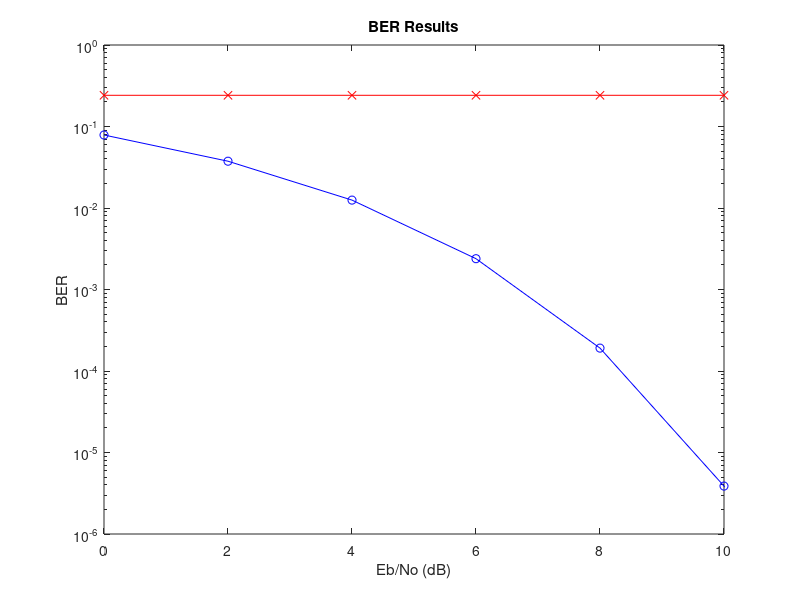
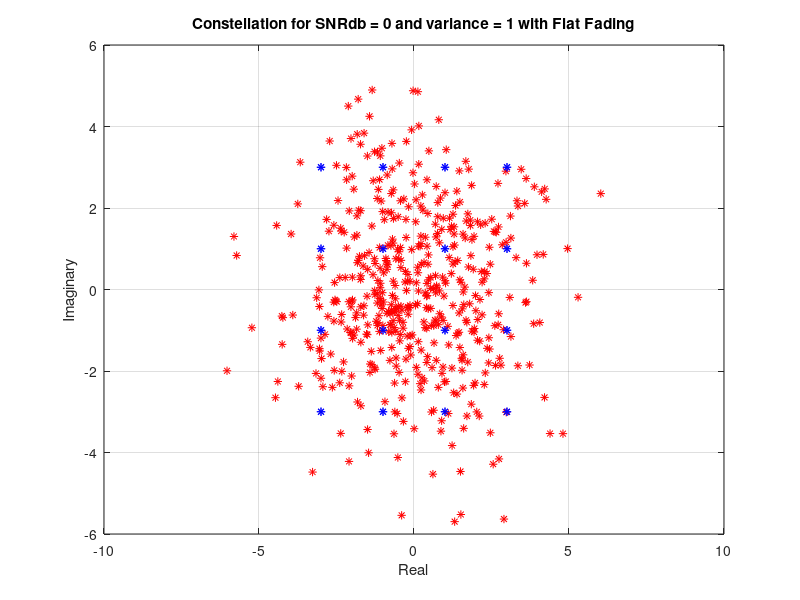
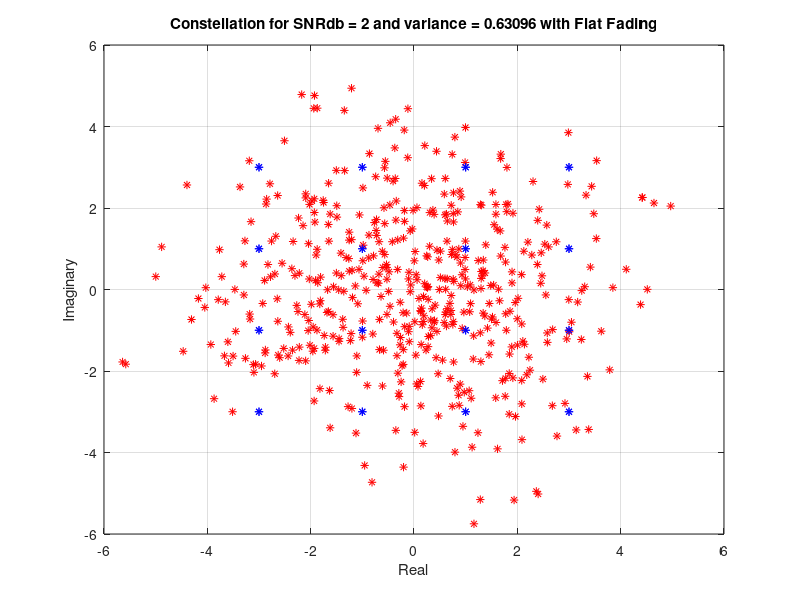
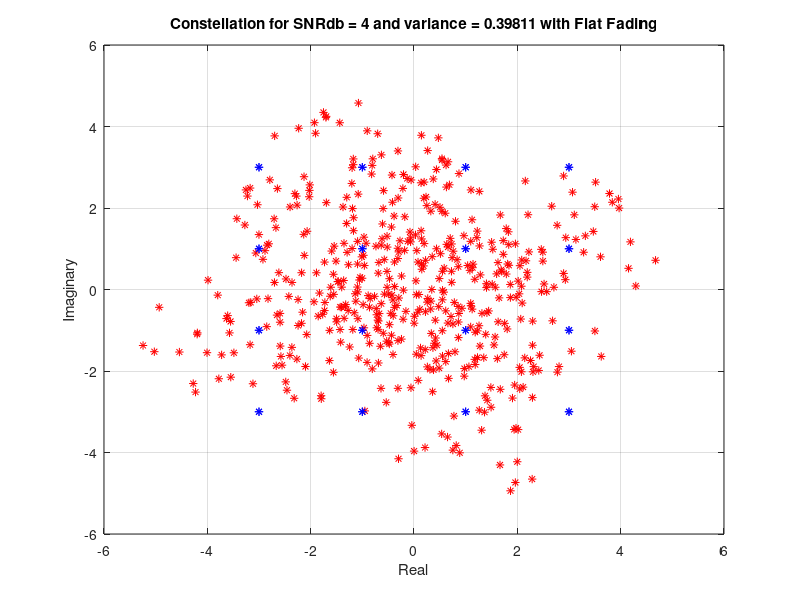

Here is the MATLAB script that generated these plots, in order:
%mPSK modulation

clc;
clear all;
close all;

Rb = 1000; %bit rate
Tb = 1/Rb; %period of bits
Eb = 1; %Power of bit
m = 2; % PSK modulation 

T_flat_fading = 1; %Period of flat fading channel
%We declare the type of channel(s)
%'MRC' for Maximum Ratio Combining
%'MIMO' for Multiple Input-Multiple Output
Flat_fading = 'MIMO';

m_PSK = [2 4 8 16];
modulation = 'QAM'; %The type of the modulation 'PSK' or '16-QAM'

%execute for all PSK modulations (2,4,8,16)
% for(PSK=1:1:length(m_PSK))
%     m = m_PSK(PSK)
    
    
N = 2000; %number of bit in the input
num_of_slots = ceil(N/Rb);
bits = randi([0 1],1,N); %random 0s and 1s with equal probability 
Ts = Tb*log2(m); %period of symbols
Rs = 1/Ts; %Symbol Rate
OS = 1; %OVERSAMPLING rate

Ps = N*Eb; %total power of all bits-symbols
SNR_db = [0:2:12]; %SNR in db

%variance and SNRlinear for each SNRdb
for n=1:length(SNR_db)
    SNR(n) = 10.^(SNR_db(n)/10);
    variance(n) = 1/SNR(n);
    N0(n) = 2*variance(n);
end

%contellation look up tables
%lut(n) contains the complex number
%and lut_b(n) contains lut(n)'s 
%binary encoding
if modulation == 'PSK'
    if m == 2
        lut = [1 -1];
        lut_b = [1 ; 0];
    elseif m == 4
        lut = [1+1i -1+1i -1-1i 1-1i];
        dec = [0:1:m-1];
        lut_b = de2bi(dec,'left-msb');
    else
        %find the phase of the modulation
        %then create polar coordinates
        %convert them to cartesian and 
        %finally create mPSK constelation 
        phase = 2*pi/m;
        theta = [0:phase:2*pi];
        r = sqrt(Eb);
        [x1,y1] = pol2cart(theta,r);
        lut = [x1 + y1*1i];
        dec = [0:1:m-1];
        lut_b = de2bi(dec,'left-msb');

    end
 elseif modulation == 'QAM'
    m = 16;
    Ts = Tb*log2(m); 
    Rs = 1/Ts; 
    dec = [0:1:15];
    lut(1) = [-3*sqrt(Eb) + 3*sqrt(Eb)*1i]; 
    lut(2) = [-1*sqrt(Eb) + 3*sqrt(Eb)*1i];
    lut(3) = [-1*sqrt(Eb) + 1*sqrt(Eb)*1i];
    lut(4) = [-3*sqrt(Eb) + 1*sqrt(Eb)*1i];
    lut(5) = [1*sqrt(Eb) + 3*sqrt(Eb)*1i];
    lut(6) = [3*sqrt(Eb) + 3*sqrt(Eb)*1i];
    lut(7) = [3*sqrt(Eb) + 1*sqrt(Eb)*1i];
    lut(8) = [1*sqrt(Eb) + 1*sqrt(Eb)*1i];
    lut(9) = [1*sqrt(Eb) - 1*sqrt(Eb)*1i];
    lut(10) = [3*sqrt(Eb) - 1*sqrt(Eb)*1i];
    lut(11) = [3*sqrt(Eb) - 3*sqrt(Eb)*1i];
    lut(12) = [1*sqrt(Eb) - 3*sqrt(Eb)*1i];
    lut(13) = [-3*sqrt(Eb) - 1*sqrt(Eb)*1i];
    lut(14) = [-1*sqrt(Eb) - 1*sqrt(Eb)*1i];
    lut(15) = [-1*sqrt(Eb) - 3*sqrt(Eb)*1i];
    lut(16) = [-3*sqrt(Eb) - 3*sqrt(Eb)*1i];
    lut_b = de2bi(dec,'left-msb');
end


%We start a big for loop at which its iteration will create the
%serial-to-paraller handware. 1st will be the slot x1 (1-1000 bits) 
%and 2nd the slot x2(1001-2000 bits) etc
y = [];
for CH=1 : num_of_slots
    slot = bits((CH-1)*Rb+1:CH*Rb);
    
    %change input depending on the
    %number of bits by adding 0s to
    %the end of input string
    %example:we have 8PSK and
    %input=01-> input=010
    R = rem(length(slot),log2(m));
    input = slot;
    if R~=0
        for n=R: log2(m)-1
            input = [input 0];
        end
    end

    %%%%%%%%%% SYMBOL ENCODER %%%%%%%%%%

    %find the group of 0s and 1s depending on the modulation
    symbols_b = [];
    for n=0: length(input)/log2(m)-1
        symb = input([n*log2(m)+1:(n+1)*log2(m)]); 
        symbols_b = [symbols_b ;symb];   
    end


    %create symbols in complex form
    x = [];
    for n =1: size(symbols_b,1)
        j = find(ismember(lut_b,symbols_b(n,:),'rows'));
        x = [x lut(j)];
    end


    %%%%%%%%%% Tx FILTER %%%%%%%%%%

    Tx = ones(1,OS);%filter creation

    s1 = [];
    s2 = [];
    %convolution of bits(encoded) with Ts filter
    for(n=1:1:length(x))
        b = conv(real(x(n)),Tx);
        c = conv(imag(x(n)),Tx);
        s1 = [s1 b]; % real part samples
        s2 = [s2 c]; % imaginary part samples
    end
    s = s1 + s2*1i;%After Tx convolution

    
%     % %plot of Real part after the Tx filter
%     t = [Ts/length(Tx):Ts/length(Tx):length(x)*Ts];
%     figure(1);
%     stem(t,s1,'b');
%     xlabel('Ts');
%     ylabel('S_I[n]');
%     title('Real part of symbol');
% 
%     %  %plot of Imaginary part after Tx filter
%     t = [Ts/length(Tx):Ts/length(Tx):length(x)*Ts];
%     figure(2);
%     stem(t,s2,'r');
%     xlabel('Ts');
%     ylabel('S_Q[n]');
%     title('Imaginary part of symbol');

    %%%%%%%%%% FLAT FADING %%%%%%%%%%
    
    
    if  strcmp(Flat_fading,'MRC')==1
        h1 = sqrt(1/sqrt(2))*(randn(1) + randn(1)*1i);
        h2 = sqrt(1/sqrt(2))*(randn(1) + randn(1)*1i);
        hn = [h1 ; h2];
        s1 = hn(1)*s;
        s2 = hn(2)*s; 
    elseif strcmp(Flat_fading,'MIMO')==1
        for  i = 1 : num_of_slots
            h1 = sqrt(1/sqrt(2))*(randn(1) + randn(1)*1i);
            h2 = sqrt(1/sqrt(2))*(randn(1) + randn(1)*1i);
            H(1:2,CH) = [h1 ; h2];
            s1 = H(:,CH)*s;
        end
    end
    
    
 
    
    
    
    %%%%%%%%%% AWGN %%%%%%%%%%
    %s_h = h*s;
    
       
    %%plot of constellation with flat fading and without AWGN 
    figure(11);
    plot(real(s1),imag(s1),'*r'); 
    hold on;
%     plot(real(s2),imag(s2),'*g'); 
%     hold on;
    plot(real(lut),imag(lut),'*b'); 
    hold on;
    xlabel('Real');
    ylabel('Imaginary');
    title('Constellation with flat fading and without AWGN');
    grid on;

    w = [];
    % %values of AWGN and after add it to the signal
    % %first channel
   
    if strcmp(Flat_fading,'MRC')==1
        for n=1: length(variance)
            w(n,:) = sqrt(variance(n))*(randn(length(s1),1) + randn(length(s1),1)*1i);
            y1(n,:) = s1 + w(n,:); 
            w(n,:) = sqrt(variance(n))*(randn(length(s2),1) + randn(length(s2),1)*1i);
            y2(n,:) = s2 + w(n,:); 
        end
        
        for n=1 :length(variance)
            figure(n+2);
            plot(real(y1(n,:)),imag(y1(n,:)),'*r'); 
            hold on;
            plot(real(y2(n,:)),imag(y2(n,:)),'*y'); 
            hold on;
            plot(real(lut),imag(lut),'*b'); 
            xlabel('Real');
            ylabel('Imaginary');
            title(['Constellation for SNRdb = ',num2str(SNR_db(n)),' and variance = ',num2str(variance(n)),' with Flat Fading']);
            grid on;
        end
    
    elseif strcmp(Flat_fading,'MIMO')==1
        for n=1: length(variance)
            w(n,:) = sqrt(variance(n))*(randn(length(s1),1) + randn(length(s1),1)*1i);
            y1(n,:) = s1(1,:) + w(n,:); 
        end
        
        for n=1 :length(variance)
            figure(n+2);
            plot(real(y1(n,:)),imag(y1(n,:)),'*r'); 
            hold on;
            plot(real(lut),imag(lut),'*b'); 
            xlabel('Real');
            ylabel('Imaginary');
            title(['Constellation for SNRdb = ',num2str(SNR_db(n)),' and variance = ',num2str(variance(n)),' with Flat Fading']);
            grid on;
        end
    end

  %%plot of constellation after add AWGN


    %%%%%%%%%% Equalizer/Channel inversion %%%%%%%%%%
   
    c = 0;%constant of B2 question

    %MRC
    if strcmp(Flat_fading,'MRC')==1
        for n=1:length(variance)
             mrc = (conj(hn).*(hn)/norm(hn')^2).*[y1(n,:); y2(n,:)];
             y0(n,:) = mrc(1,:)+ mrc(2,:);
             y(n,(CH-1)*Rs+1:CH*Rs) = y0(n,:);
        end
            figure(14);
            plot(real(y(7,:)),imag(y(7,:)),'*r'); 
            hold on;
            plot(real(lut),imag(lut),'*b'); 
            xlabel('Real');
            ylabel('Imaginary');
            title(['Constellation for SNRdb = ',num2str(SNR_db(7)),' and variance = ',num2str(variance(7)),' after the Equalizer']);
            grid on;
    end
    
    if strcmp(Flat_fading,'MIMO')==1
        for i = 1 :length(variance)
            y0(n,(CH-1)*Rs+1:CH*Rs) = y1(n,:);
        end
    end
    

    
end %end of slot loop
    
%%%MIMO%%%
if  strcmp(Flat_fading,'MIMO')==1
    for n =1: length(variance)
        y11 = y0(n,1:Rs); 
        y12 = y0(n,Rs+1:2*Rs);
        A = inv(conj(H)*(H'))*conj(H).*(H');
        y_mimo1 = A(1,1)*y11(1,:)+A(1,2)*y11(1,:);
        y_mimo2 = A(2,1)*y12(1,:)+A(2,2)*y12(1,:);
        y(n,:)=[y_mimo1 y_mimo2];
    end
    figure(14);
    plot(real(y(7,:)),imag(y(7,:)),'*r'); 
    hold on;
    plot(real(lut),imag(lut),'*b'); 
    xlabel('Real');
    ylabel('Imaginary');
    title(['Constellation for SNRdb = ',num2str(SNR_db(7)),' and variance = ',num2str(variance(7)),' after the Equalizer']);
    grid on;
end
%%%%%%%%%% Rx FILTER %%%%%%%%%%
    Rx = Tx;
    z1 = [];
    z2 = [];

    %  %convlution of y[n] = s[n]+w[n] with Rx
    for(n=1:1:length(variance))
       for(k=1:OS:length(s))
            b = conv(real(y(n,k:k+OS-1)),Rx);
            c = conv(imag(y(n,k:k+OS-1)),Rx);
            z1 = [z1,b]; % real part samples
            z2 = [z2,c]; % imaginary part samples
       end
    end
    z11 = [];
    z21 = [];
    z11 = reshape(z1(:),length(z1)/length(variance), []).';
    z21 = reshape(z2(:),length(z1)/length(variance), []).';

%     for(k=1:1:length(variance))
%         % %plot of Real part after the Rx filter
% 
%         figure(k+100);
%         stem(z11(k,:),'b');
%         xlabel('Ts');
%         ylabel('Z_I[n]');
%         title(['Real part of symbol after Rx filter for variance = ',num2str(variance(k))]);
% 
%         % %plot of Imaginary part after Rx filter
% 
%         figure(k+200);
%         stem(z21(k,:),'r');
%         xlabel('Ts');
%         ylabel('Z_Q[n]');
%         title(['Imaginary part of symbol after Rx filter for variance = ',num2str(variance(k))]);
%     end

    %%%%%%%%%% DECISION DEVISE %%%%%%%%%%
    z = [];
    z = z11 + z21*i; %z=the output of Rx filter for the different variances/SNRdb
    d1 = [];
    d2 = [];
    d11 = [];
    d21 = [];
    %sample the min/max values for each symbol
    for n=1: length(variance)
        
        d1 = reshape(z11(n,:),2*OS-1,[]).';
        d2 = reshape(z21(n,:),2*OS-1, []).';
        
        for k=1: size(d1,1)
            %for each symbol we take the min or max value
            
            %we check the if the values after the convolution
            %if they are positive or negative and we sample 
            %the min or max
            
            if d1(k,1)>0
                d11(n,k) = max(d1(k,:));
            else
                d11(n,k) = min(d1(k,:));
            end

            if d2(k,1)>0
                d21(n,k) = max(d2(k,:));
            else
                d21(n,k) = min(d2(k,:));
            end        
        end
    end
    
    d_sampled = [];
    d_sampled = d11 + d21*i;
    d = [];

    %for all the values of variance create d[n] the output of Decision devise
    for n=1: length(variance)

        output = [];
        %Go through all the sampled values in the first for loop
        %then loop in the look up tables find the nearest complex symbol
        %and give the binary value depending on the complex number of the
        %constellation
        %Maximum Likelihood Detector
        for k=1:length(d_sampled(n,:))

            dis_min = 100;

            for l=1: length(lut)-1
                distance = norm(lut(l) - d_sampled(n,k));

                if distance < dis_min
                    dis_min = distance;
                    j = l;
                end

            end
            output = [output lut_b(j,:)];

        end
        d(n,:) = output;
    end

    

%count of the wrong bits at the output of the system
    error_counts = [];
    for n=1:length(variance)
        c=0;
        for k=1:length(input)
            if xor(input(k),d(n,k)) %input(k)~=d(n,k))
                c=c+1;
            end
        end
        error_counts(n,:) = c;
    end
    %BER_vector(PSK,:) = error_counts/N;
    
    BER_test = error_counts/N;


BER_theory = qfunc(sqrt(2*SNR));

figure(1);
sem1 = semilogy(SNR_db, BER_theory, 'bo-');
hold on;
sem2 = semilogy(SNR_db,BER_test,'rx-');
% hold on;
% sem3 = semilogy(SNR_db, BER_vector(2,:), 'g*-');
% hold on;
% sem4 = semilogy(SNR_db, BER_vector(3,:), 'k>-');
% hold on;
% sem5 = semilogy(SNR_db, BER_vector(4,:), 'm^-');
% grid on;
% legend([sem1(1),sem2(1),sem3(1),sem4(1),sem5(1)],'BPSK theory','BPSK - uncoded - AWGN','QPSK - uncoded - AWGN','8-PSK - uncoded - AWGN','16-PSK - uncoded - AWGN')
title('BER Results');
xlabel('Eb/No (dB)');
ylabel('BER');
axis([0 10 10^-6 1]);     
% 
% 
%     % %plot of Real part after the Tx filter
%     t = [Ts/length(Tx):Ts/length(Tx):length(x)*Ts];
%     figure(2);
%     stem(t,s1,'b');
%     xlabel('Ts');
%     ylabel('S_I[n]');
%     title('Real part of symbol after Tx filter');
% 
%     %  %plot of Imaginary part after Tx filter
%     t = [Ts/length(Tx):Ts/length(Tx):length(x)*Ts];
%     figure(3);
%     stem(t,s2,'r');
%     xlabel('Ts');
%     ylabel('S_Q[n]');
%     title('Imaginary part of symbol after Tx filter');
% 
% 
%     for(k=1:1:length(variance))
%         % %plot of Real part after the Rx filter
%         figure(k+3);
%         stem(z11(k,:),'b');
%         xlabel('Ts');
%         ylabel('Z_I[n]');
%         title(['Real part of symbol after Rx filter for variance = ',num2str(variance(k))]);
% 
%         % %plot of Imaginary part after Rx filter
%         figure(k+10);
%         stem(z21(k,:),'r');
%         xlabel('Ts');
%         ylabel('Z_Q[n]');
%         title(['Imaginary part of symbol after Rx filter for variance = ',num2str(variance(k))]);
%     end
%     
%         %%plot of constellation after add AWGN
%     for(n=1:1:length(variance))
%         figure(n+20);
%         plot(real(y(n,:)),imag(y(n,:)),'*r'); 
%         hold on;
%         plot(real(lut),imag(lut),'*b'); 
%         xlabel('Real');
%         ylabel('Imaginary');
%         title(['Constellation for SNRdb = ',num2str(SNR_db(n)),' and variance = ',num2str(variance(n))]);
%         grid on;
%     end
